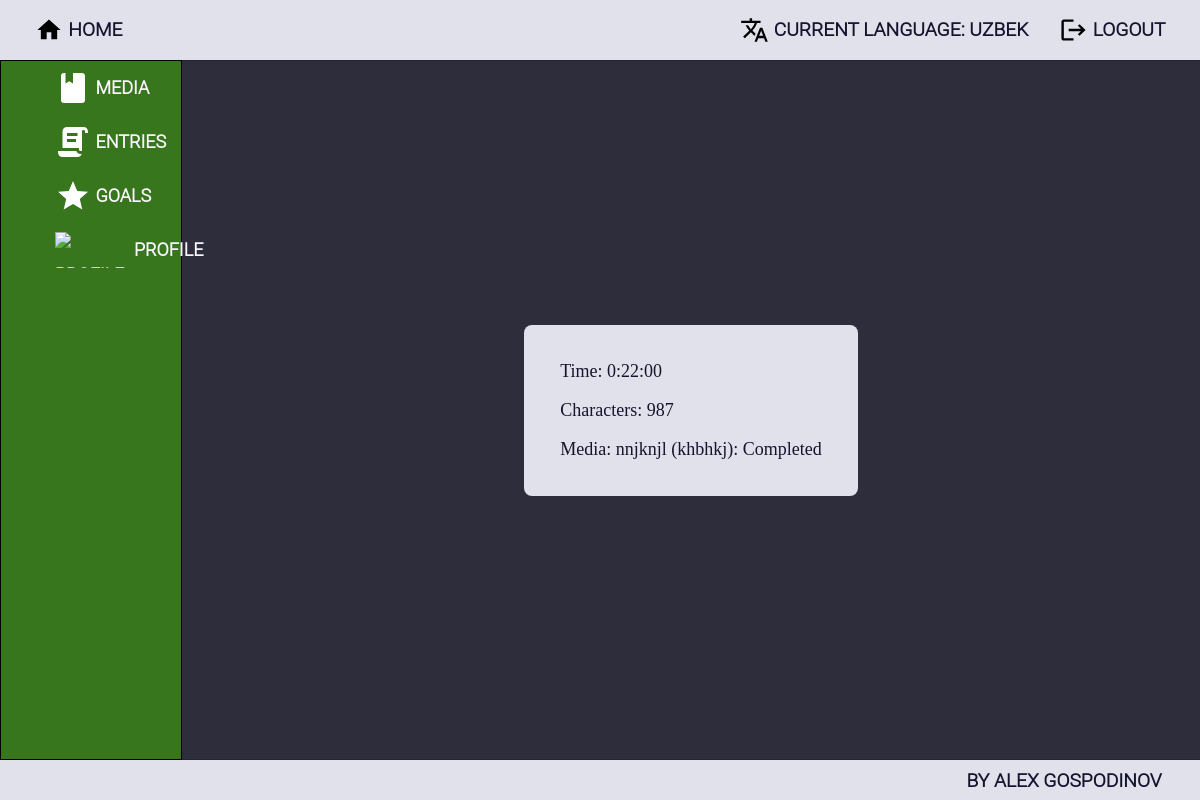
/entries/reading/9/details/ (signed in), run on the app's committed database.
### ImmersionTracker/accounts/models.py (models this page shows, shortened)
class ImmersionTrackerUser(auth_models.AbstractBaseUser, auth_models.PermissionsMixin):
    MAX_EMAIL_LENGTH = 150
    MAX_FIRST_NAME_LENGTH = 150
    MAX_LAST_NAME_LENGTH = 150
    email = models.EmailField(
        _("email address"),
        max_length=MAX_EMAIL_LENGTH,
        unique=True,
        error_messages={
            "unique": _("A user with that email already exists."),
        },
    )
    first_name = models.CharField(_("first name"), max_length=MAX_FIRST_NAME_LENGTH, blank=True)
    last_name = models.CharField(_("last name"), max_length=MAX_LAST_NAME_LENGTH, blank=True)
    is_staff = models.BooleanField(
        _("staff status"),
        default=False,
        help_text=_("Designates whether the user can log into this admin site."),
    )
    is_active = models.BooleanField(
        _("active"),
        default=True,
        help_text=_(
            "Designates whether this user should be treated as active. "
            "Unselect this instead of deleting accounts."
        ),
    )
    date_joined = models.DateTimeField(_("date joined"), default=timezone.now)
    object = ImmersionTrackerUserManager()
    USERNAME_FIELD = 'email'

class Profile(models.Model):
    NICKNAME_MAX_LENGTH = 20
    nickname = models.CharField(
        max_length=NICKNAME_MAX_LENGTH,
        blank=True,
        null=True,
    )
    current_language = models.ForeignKey('languages.Language', on_delete=models.SET_NULL, blank=True, null=True)
    user = models.OneToOneField(
        ImmersionTrackerUser,
        on_delete=models.CASCADE,
        related_name='profile',
        primary_key=True,
    )
    profile_picture = models.URLField(
        blank=True,
        null=True,
    )

### ImmersionTracker/languages/models.py (models this page shows, shortened)
class Language(HasOwnerProfile, models.Model):
    LANGUAGE_NAME_MAX_LENGTH = 20
    name = models.CharField(
        max_length=LANGUAGE_NAME_MAX_LENGTH,
        null=False,
        blank=False,
    )

### ImmersionTracker/immersion_entries/models.py (models this page shows, shortened)
class BaseEntry(HasOwnerProfile, HasLanguage, models.Model):
    time_length = models.DurationField()
    created_on = models.DateField(
        auto_now_add=True,
    )
    edited_on = models.DateField(
        auto_now=True,
    )
    class Meta:
        abstract = True

class ReadingEntry(BaseEntry):
    char_length = models.IntegerField(
        default=None,
        null=True,
        blank=True,
    )
    media = models.ForeignKey(
        ReadingMedia,
        on_delete=models.DO_NOTHING,
        related_name='entries',
    )

### ImmersionTracker/media/models.py (models this page shows, shortened)
class BaseMedia(HasOwnerProfile, HasLanguage, models.Model):
    NAME_MAX_LENGTH = 30
    TYPE_MAX_LENGTH = 20
    name = models.CharField(
        max_length=NAME_MAX_LENGTH,
        blank=False,
        null=False,
    )
    type = models.CharField(
        max_length=TYPE_MAX_LENGTH,
        blank=False,
        null=False,
    )
    link = models.URLField(
        blank=True,
        null=True,
    )
    archived = models.BooleanField(
        default=False,
    )
    def __str__(self):
        return f"{self.name} ({self.type}): {self.status}"
    class Meta:
        abstract = True

class ReadingMedia(BaseMedia):
    STATUS_MAX_LENGTH = 10
    STATUS_READING = 'Reading'
    STATUS_COMPLETED = 'Completed'
    STATUS_ONHOLD = 'On Hold'
    STATUS_DROPPED = 'Dropped'
    STATUS_CHOICES = (
        (STATUS_READING, STATUS_READING),
        (STATUS_COMPLETED, STATUS_COMPLETED),
        (STATUS_ONHOLD, STATUS_ONHOLD),
        (STATUS_DROPPED, STATUS_DROPPED),
    )
    status = models.CharField(
        max_length=STATUS_MAX_LENGTH,
        choices=STATUS_CHOICES,
    )

### ImmersionTracker/immersion_entries/views.py (the view)
# urls.py: path('<int:pk>/details/', ReadingEntryDetailsView.as_view(), name='reading_entry_details'),
class ReadingEntryDetailsView(LoginRequiredMixin, PermissionRequiredMixin, UserOwnsObjectMixin,
                              QuerysetByProfileAndLanguageMixin, views.DetailView):
    permission_required = 'immersion_entries.view_readingentry'
    template_name = 'immersion_entries/reading/reading_entry_details.html'
    current_model = ReadingEntry

### ImmersionTracker/core/mixins.py (called while the page is built)
    def check_object_owner(self):
        object = super().get_object()
        if not self.request.user.is_authenticated or object.user_profile != get_current_profile(self.request):
            return self.handle_no_permission()

    def get(self, *args, **kwargs):
        return self.check_object_owner() or super().get(*args, **kwargs)

    def dispatch(self, request, *args, **kwargs):
        if not get_current_language(request):
            return redirect('no_current_language')
        return super().dispatch(request, *args, **kwargs)

    def get_queryset(self):
        queryset = self.current_model.objects.filter(user_profile=get_current_profile(self.request),
                                                     language=get_current_language(self.request))
        return queryset

### ImmersionTracker/utils.py (called while the page is built)
def get_current_profile(request):
    return Profile.objects.get(user_id=request.user.id)

def get_current_language(request):
    return get_current_profile(request).current_language

### templates/immersion_entries/reading/reading_entry_details.html
{% extends 'base.html' %}
{% block main_content %}
    <div class="details-wrapper">
        <div class="details-box">
            <div>Time: {{ object.time_length }}</div>
            <div>Characters: {{ object.char_length }}</div>
            <div>Media: {{ object.media }}</div>
        </div>
    </div>
{% endblock %}

### templates/base.html (shortened to what this page needs)
{% load static %}
<!DOCTYPE html>
<html lang="en">
<head>
    <link rel="stylesheet" href="{% static 'style/style.css' %}">
</head>
<body>
    <header>
        <a href="{% url 'index' %}" class="header-nav header-nav-button">
            <img src="{% static 'icons/home.svg' %}" alt="icon-home">
            <span> Home </span>
        </a>
        <div class="navigation">
            <ul class="header-nav logout-and-language">
                {% if request.user.is_authenticated %}
                    <li>
                    <a class="header-nav-button" href="{% url 'languages_index' %}">
                        <img src="{% static 'icons/language.svg' %}" alt="icon-language">
                        <span>Current Language:
                            {% if request.user.profile.current_language %}
                                {{ request.user.profile.current_language.name }}
                            {% else %}
                                None
                            {% endif %}
                        </span>
                    </a>
                    </li>
                    <li>
                        <a class="header-nav-button" href="{% url 'logout' %}">
                            <img src="{% static 'icons/logout.svg' %}" alt="icon-logout">
                            <span> Logout </span>
                        </a>
                    </li>
                {% endif %}
            </ul>
        </div>
    </header>
    <div class="base-wrapper">
    <div class="sidebar">
        <ul class="sidebar-buttons">
            {% if request.user.is_authenticated %}
                <li class="sidebar-button">
                    <div class="sidebar-button-wrapper">
                        <a class="sidebar-link" href="{% url 'all_media' %}">
                            <img class="sidebar-icon" src="{% static 'icons/media.svg' %}" alt="media-icon">
                            <span>media</span>
                        </a>
                    </div>
                </li>
                <li class="sidebar-button">
                    <div class="sidebar-button-wrapper">
                        <a href="{% url 'all_entries' %}" class="sidebar-link">
                            <img class="sidebar-icon" src="{% static 'icons/entry_text.svg' %}" alt="entry-icon">
                            <span> entries </span>
                        </a>
                    </div>
                </li>
                <li class="sidebar-button">
                    <div class="sidebar-button-wrapper">
                        <a href="{% url 'all_goals' %}" class="sidebar-link">
                            <img class="sidebar-icon" src="{% static 'icons/goal.svg' %}" alt="goal-icon">
                            <span> goals </span>
                        </a>
                    </div>
                </li>
                <li class="sidebar-button">
                    <div class="sidebar-button-wrapper">
                        <a href="{% url 'profile_details' pk=request.user.id %}" class="sidebar-link">
                            <img class="sidebar-icon" src="{% static 'icons/profile.svg' %}" alt="profile-icon">
                            <span> profile </span>
                        </a>
                    </div>
                </li>
            {% endif %}
        </ul>
    </div>
        {% block main_content %}
        {% endblock %}
    </div>
    <footer class="footer">
        <p class="credit">By Alex Gospodinov</p>
    </footer>
</body>
</html>

### staticfiles/style/main.css (style rules this page uses)
body { background-color: #2d2d3b; color: #FCF7FF; height: 100vh; margin: 0; padding: 0; display: flex; flex-direction: column; }
a { color: inherit; text-decoration: none; }
.base-wrapper { flex: 1; display: flex; overflow-y: auto; overflow-x: clip; }
html { overflow: hidden; }

### staticfiles/style/header_footer_and_sidebar.css (style rules this page uses)
header, footer { background-color: #e1e1eb; color: #14142e; font-size: larger; font-family: "Roboto Light", sans-serif; font-weight: bold; text-transform: uppercase; height: 60px; box-shadow: 1px 0 1px black; display: flex; flex-direction: row; align-items: center; }
.footer { height: 40px; justify-content: end; padding-right: 2em; }
.navigation { display: flex; flex-direction: row; justify-content: end; flex: 1; }
.header-nav { list-style-type: none; display: flex; flex-direction: row; margin: 0 1em; }
.header-nav-button { display: flex; align-items: center; padding: 0.5em 0.8em; gap: 5px; border-radius: 8px; }
.header-nav-button > img { height: 1.5em; }
.sidebar { width: 15%; flex-shrink: 0; background-color: #38761d; border: 1px solid black; font-size: large; font-family: "Roboto Light", sans-serif; font-weight: bold; }
.sidebar > ul { list-style-type: none; text-transform: uppercase; }
.sidebar-button-wrapper { display: flex; }
.sidebar-link { width: 100%; height: 100%; display: flex; align-items: center; gap: 0.25em; }
.sidebar-link > img { box-sizing: border-box; height: 2em; margin-left: 3em; }
.sidebar-button { width: 100%; height: 3em; line-height: 3em; text-align: center; }
ul { padding: 0; margin: 0; }

### staticfiles/style/details.css (style rules this page uses)
.details-wrapper { width: 100%; display: flex; flex-direction: column; justify-content: center; align-items: center; font-size: large; }
.details-box { display: flex; flex-direction: column; gap: 1em; padding: 2em; background-color: #e1e1eb; color: #14142e; border-radius: 8px; }

### data on the page
ImmersionTrackerUser: user.profile.current_language.name "UZBEK"
ReadingEntry: time_length "0:22:00", char_length "987", media "nnjknjl (khbhkj): Completed"
